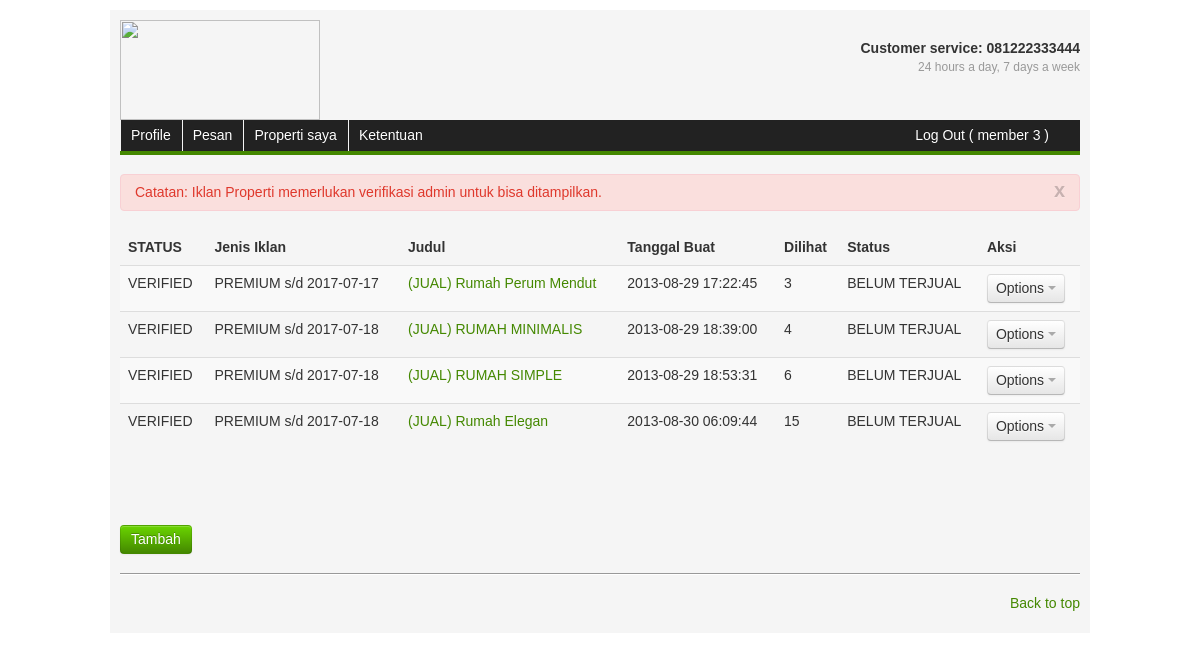
Screenshot of /member/listing/ (signed in) with the database file from the repository.
### tables this page shows
CREATE TABLE IF NOT EXISTS `tbl_config` (
  `item` varchar(50) DEFAULT NULL,
  `value` varchar(50) DEFAULT NULL
);

CREATE TABLE IF NOT EXISTS `tbl_listing` (
  `id` int(10) NOT NULL AUTO_INCREMENT,
  `jenis_iklan` enum('premium','gratis') DEFAULT 'gratis',
  `bukti_pembayaran` varchar(50) DEFAULT NULL,
  `bukti_pembayaran_status` enum('none','pending','ok','error') DEFAULT NULL,
  `tgl_pembayaran` date DEFAULT NULL,
  `premium_tgl_berakhir` date DEFAULT NULL,
  `id_member` smallint(6) DEFAULT NULL,
  `tgl_buat` datetime DEFAULT NULL,
  `is_verified` enum('Y','N') DEFAULT 'N',
  `tgl_terjual` datetime DEFAULT NULL,
  `last_edit` timestamp NULL DEFAULT CURRENT_TIMESTAMP ON UPDATE CURRENT_TIMESTAMP,
  `tipe_listing` enum('jual','sewa') DEFAULT 'jual',
  `id_tipe_properti` tinyint(4) DEFAULT NULL,
  `judul_listing` varchar(150) DEFAULT NULL,
  `lat` varchar(150) DEFAULT NULL,
  `lng` varchar(150) DEFAULT NULL,
  `deskripsi_listing` text,
  `provinsi` varchar(2) DEFAULT NULL,
  `kabupaten` varchar(4) DEFAULT NULL,
  `kecamatan` varchar(7) DEFAULT NULL,
  `alamat_lengkap` text,
  `tipe_harga` enum('nego','diminta','kisaran') DEFAULT 'diminta',
  `harga` double DEFAULT NULL,
  `satuan_harga` enum('ribu','juta','milyar') DEFAULT 'juta',
  `satuan_sebenarnya` double DEFAULT NULL,
  `id_jns_sertifikat` tinyint(4) DEFAULT NULL,
  `luas_bangunan` float DEFAULT '0' COMMENT 'meter persegi',
  `dimensi_bangunan` varchar(50) DEFAULT NULL COMMENT 'meter x meter',
  `luas_tanah` float DEFAULT '0' COMMENT 'meter persegi',
  `dimensi_tanah` varchar(50) DEFAULT NULL COMMENT 'meter x meter',
  `thn_pembangunan` smallint(6) DEFAULT NULL,
  `jml_kamar_tidur` tinyint(4) DEFAULT '0',
  `jml_kamar_pembantu` tinyint(4) DEFAULT '0',
  `jml_kamar_mandi` tinyint(4) DEFAULT '0',
  `jml_garasi` tinyint(4) DEFAULT '0',
  `jml_carport` tinyint(4) DEFAULT '0',
  `jml_saluran_telp` tinyint(4) DEFAULT '0',
  `jml_lantai` tinyint(4) DEFAULT '0',
  `kondisi` enum('takberperabot','sebagian','lengkap') DEFAULT 'takberperabot',
  `pasokan_listrik` varchar(50) DEFAULT NULL,
  `menghadap` enum('north','neast','nweast','east','weast','seast','sweast','south') DEFAULT NULL COMMENT 'menghadap(pintu depan)',
  `new_house` enum('Y','N') DEFAULT 'N',
  `has_sold` enum('Y','N') DEFAULT 'N',
  `total_dilihat` int(10) DEFAULT '0',
  `verification_code` varchar(50) DEFAULT NULL,
  PRIMARY KEY (`id`)
);

### jualrumah/views/member/listing/list.php (the view, shortened to what the rows shown need)
<div class="container">
	<div class="row">
		<div class="span12">
		   <?php if($listing->num_rows() == 0): ?>
		    <div class="alert alert-error">
    	     <a class="close" data-dismiss="alert" href="#">x</a>
    	       <?php echo 'Listing kosong'; ?>
    	       <br>
    	       <a href="<?php echo base_url()?>member/listing/add_basic/">
    	           <?php echo 'Klik disini untuk menambahkan'; ?>
    	       </a>
            </div>
            <?php for ($i=0; $i < 15 ; $i++) {
        		echo '<br>';
    		} ?>
		   <?php else:?>
		   	<div class="row">
				<div class="span12">
					<div class="alert alert-error">
						<a class="close" data-dismiss="alert" href="#">x</a>Catatan: Iklan Properti memerlukan verifikasi admin untuk bisa ditampilkan.
					</div>
				</div>
			</div>
			<table class="table table-hover table-striped">
				<thead>
					<tr>
						<th>STATUS</th>
            <th>Jenis Iklan</th>
						<th>Judul</th>
						<th>Tanggal Buat</th>
						<th>Dilihat</th>
						<th>Status</th>
						<th>Aksi</th>
					</tr>
				</thead>
				<tbody>
				<?php foreach ($listing->result() as $row){?>
					<tr id="row_<?php echo $row->id;?>">
						<?php if($row->is_verified == 'Y'):?>
							<td>VERIFIED</td>
						<?php else:?>
							<td>PENDING</td>
						<?php endif?>
            <td>
              <?php echo strtoupper( $row->jenis_iklan ) ?>
              <?php if($row->jenis_iklan === 'premium'){ ?>
                s/d <?php echo $row->premium_tgl_berakhir;?>
              <?php } ?>
            </td>
						<td>
              <a href="<?php echo base_url() .'property/show/'. $row->id; ?>" target="_blank"><?php echo '(' . strtoupper($row->tipe_listing) . ') ' . substr($row->judul_listing,0,30);?></a>
            </td>
						<td><?php echo $row->tgl_buat;?></td>
						<td><?php echo $row->total_dilihat;?></td>
						<td id="td_<?php echo $row->id;?>"><?php echo ($row->has_sold == 'Y') ? 'TERJUAL' : 'BELUM TERJUAL' ?></td>
						<td>
							<div class="btn-group">
								<button class="btn dropdown-toggle" data-toggle="dropdown">
									Options <span class="caret"></span>
								</button>
							</div>
						</td>
					</tr>
				<?php }?>
				</tbody>
			</table>
			<div class="pagination" align="center">
			</div>
			<fieldset>
				<a href="<?php echo base_url()?>member/listing/add_basic"
					class="btn btn-primary" type="button">Tambah</a>
			</fieldset>
			<?php endif;?>
		</div>
	</div>
</div>

### jualrumah/views/view_index.php (shortened to what the rows shown need)
<!DOCTYPE html PUBLIC "-//W3C//DTD XHTML 1.0 Transitional//EN" "http://www.w3.org/TR/xhtml1/DTD/xhtml1-transitional.dtd">
<html xmlns="http://www.w3.org/1999/xhtml">
   <head>
      <link id="switch_style" href="<?php echo base_url();?>assets/web/css/bootstrap.css" rel="stylesheet" />
      <link id="switch_style" href="<?php echo base_url();?>assets/web/css/real_estate.css" rel="stylesheet" />
      <link rel="stylesheet" href="<?php echo base_url()?>assets/web/js/jquery.aw-showcase/css/style.css" />
      <link rel="stylesheet" href="<?php echo base_url()?>assets/web/js/badger/badger.min.css" />
      <link rel="stylesheet" href="<?php echo base_url();?>assets/web/js/sticky/sticky.min.css" />
      <link rel="stylesheet" href="<?php echo base_url();?>assets/easy-autocomplete/easy-autocomplete.css" />
   </head>
   <body>
      <div class="container" style="background-color:#f5f5f5;padding:10px">
         <?php
            $cs_phone = get_setting('cs_phone');
            ?>
         <div class="row" style="height:100px">
            <div class="span4 logo">
               <a href="<?php echo base_url()?>">
                  <div class="row">
                     <div class="span1">
                        <img src="<?php echo base_url();?>uploads/logo.jpg" alt="" height="100" width="200"/>
                     </div>
                     <div class="span3">
                        <h1>
                           <small>Bursa Properti Online</small><br />
                        </h1>
                     </div>
                  </div>
               </a>
            </div>
            <div class="span4 customer_service pull-right text-right">
               <br />
               <h4>Customer service: <?php echo $cs_phone;?></h4>
               <h4>
                  <small>24 hours a day, 7 days a week</small>
               </h4>
            </div>
         </div>
         <div class="row">
            <div class="span12">
               <div class="navbar">
                  <div class="navbar-inner">
                     <div class="container">
                        <div class="nav-collapse">
                           <ul class="nav">
                              <?php if($this->session->userdata('sudah_login') == 1){ ?>
                                <li><a href="<?php echo base_url()?>member/profile/<?php echo $this->session->userdata('nama_lengkap')?>">Profile</a></li>
                                <li><a href="<?php echo base_url()?>member/message/<?php echo $this->session->userdata('nama_lengkap')?>">Pesan</a></li>
                                <li><a href="<?php echo base_url()?>member/listing/<?php echo $this->session->userdata('nama_lengkap')?>">Properti saya</a></li>
                                <li><a href="<?php echo base_url()?>conditions">Ketentuan</a></li>
                            <?php } ?>
                           </ul>
                           <ul class="nav pull-right">
                              <?php if($this->session->userdata('sudah_login') == 0):?>
                              <li class="dropdown">
                                 <a class="dropdown-toggle" href="#" data-toggle="dropdown">Daftar <strong class="caret"></strong></a>
                                 <div class="dropdown-menu">
                                    <form action="<?php echo base_url()?>signup" method="post" >
                                       <input type="email" name="email" placeholder="Email" size="30" />
                                       <input type="text" name="nama_depan" placeholder="Nama Depan" size="30" />
                                       <input type="text" name="nama_belakang" placeholder="Nama belakang" size="30" />
                                       <input type="text" name="no_telp" placeholder="No.Telp" size="30" />
                                       <input type="password" name="pass" placeholder="Password" size="30" />
                                       <input type="password" name="pass_confirm" placeholder="Ulangi" size="30" />
                                       <input class="btn btn-primary" type="submit" name="commit" value="Daftar" />
                                    </form>
                                 </div>
                              </li>
                              <li class="dropdown">
                                 <a class="dropdown-toggle" href="#" data-toggle="dropdown">Login <strong class="caret"></strong></a>
                                 <div class="dropdown-menu">
                                    <form action="<?php echo base_url()?>member/login" method="post">
                                       <input type="text" name="email" placeholder="Email" size="30" />
                                       <input type="password" name="password" placeholder="Password" size="30" />
                                       <input class="btn btn-primary" type="submit" name="commit" value="Login" />
                                    </form>
                                 </div>
                              </li>
                              <?php else:?>
                              <li><a href="<?php echo base_url()?>member/logout" class="first">Log Out ( <?php echo $this->session->userdata('nama_depan')?> )</a></li>
                              <?php endif;?>
                           </ul>
                        </div>
                     </div>
                  </div>
               </div>
            </div>
         </div>
         <?php      include $page_name . ".php";    ?>
         <footer>
            <hr />
            <p class="pull-right"><a href="#">Back to top</a></p>
         </footer>
      </div>
   </body>
</html>

### rows the page displays
tbl_config: value "081222333444"
tbl_listing: is_verified "VERIFIED", jenis_iklan "PREMIUM", premium_tgl_berakhir "2017-07-17", tipe_listing "JUAL", judul_listing "Rumah Perum Mendut", tgl_buat "2013-08-29 17:22:45", total_dilihat "3", has_sold "BELUM TERJUAL"
tbl_listing: is_verified "VERIFIED", jenis_iklan "PREMIUM", premium_tgl_berakhir "2017-07-18", tipe_listing "JUAL", judul_listing "RUMAH MINIMALIS", tgl_buat "2013-08-29 18:39:00", total_dilihat "4", has_sold "BELUM TERJUAL"
tbl_listing: is_verified "VERIFIED", jenis_iklan "PREMIUM", premium_tgl_berakhir "2017-07-18", tipe_listing "JUAL", judul_listing "RUMAH SIMPLE", tgl_buat "2013-08-29 18:53:31", total_dilihat "6", has_sold "BELUM TERJUAL"
tbl_listing: is_verified "VERIFIED", jenis_iklan "PREMIUM", premium_tgl_berakhir "2017-07-18", tipe_listing "JUAL", judul_listing "Rumah Elegan", tgl_buat "2013-08-30 06:09:44", total_dilihat "15", has_sold "BELUM TERJUAL"

### other values shown
$this->session->userdata('nama_depan') "member 3"
